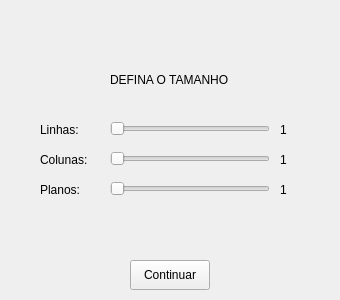
<?xml version="1.0" encoding="UTF-8"?>
<ui version="4.0">
 <class>PreWindow</class>
 <widget class="QMainWindow" name="PreWindow">
  <property name="geometry">
   <rect>
    <x>0</x>
    <y>0</y>
    <width>340</width>
    <height>300</height>
   </rect>
  </property>
  <property name="windowTitle">
   <string>MainWindow</string>
  </property>
  <widget class="QWidget" name="centralwidget">
   <widget class="QLabel" name="label">
    <property name="geometry">
     <rect>
      <x>110</x>
      <y>70</y>
      <width>331</width>
      <height>20</height>
     </rect>
    </property>
    <property name="text">
     <string>DEFINA O TAMANHO</string>
    </property>
   </widget>
   <widget class="QSlider" name="linha_slider">
    <property name="geometry">
     <rect>
      <x>110</x>
      <y>120</y>
      <width>160</width>
      <height>18</height>
     </rect>
    </property>
    <property name="minimum">
     <number>1</number>
    </property>
    <property name="maximum">
     <number>55</number>
    </property>
    <property name="orientation">
     <enum>Qt::Horizontal</enum>
    </property>
   </widget>
   <widget class="QSlider" name="coluna_slider">
    <property name="geometry">
     <rect>
      <x>110</x>
      <y>150</y>
      <width>160</width>
      <height>18</height>
     </rect>
    </property>
    <property name="minimum">
     <number>1</number>
    </property>
    <property name="maximum">
     <number>55</number>
    </property>
    <property name="orientation">
     <enum>Qt::Horizontal</enum>
    </property>
   </widget>
   <widget class="QSlider" name="plano_slider">
    <property name="geometry">
     <rect>
      <x>110</x>
      <y>180</y>
      <width>160</width>
      <height>18</height>
     </rect>
    </property>
    <property name="minimum">
     <number>1</number>
    </property>
    <property name="maximum">
     <number>55</number>
    </property>
    <property name="orientation">
     <enum>Qt::Horizontal</enum>
    </property>
   </widget>
   <widget class="QLabel" name="label_2">
    <property name="geometry">
     <rect>
      <x>40</x>
      <y>120</y>
      <width>63</width>
      <height>20</height>
     </rect>
    </property>
    <property name="text">
     <string>Linhas:</string>
    </property>
   </widget>
   <widget class="QLabel" name="label_3">
    <property name="geometry">
     <rect>
      <x>40</x>
      <y>150</y>
      <width>63</width>
      <height>20</height>
     </rect>
    </property>
    <property name="text">
     <string>Colunas:</string>
    </property>
   </widget>
   <widget class="QLabel" name="label_4">
    <property name="geometry">
     <rect>
      <x>40</x>
      <y>180</y>
      <width>63</width>
      <height>20</height>
     </rect>
    </property>
    <property name="text">
     <string>Planos:</string>
    </property>
   </widget>
   <widget class="QPushButton" name="pushButton">
    <property name="geometry">
     <rect>
      <x>130</x>
      <y>260</y>
      <width>80</width>
      <height>30</height>
     </rect>
    </property>
    <property name="text">
     <string>Continuar</string>
    </property>
   </widget>
   <widget class="QLabel" name="linha_label">
    <property name="geometry">
     <rect>
      <x>280</x>
      <y>120</y>
      <width>41</width>
      <height>20</height>
     </rect>
    </property>
    <property name="text">
     <string>1</string>
    </property>
   </widget>
   <widget class="QLabel" name="coluna_label">
    <property name="geometry">
     <rect>
      <x>280</x>
      <y>150</y>
      <width>41</width>
      <height>20</height>
     </rect>
    </property>
    <property name="text">
     <string>1</string>
    </property>
   </widget>
   <widget class="QLabel" name="plano_label">
    <property name="geometry">
     <rect>
      <x>280</x>
      <y>180</y>
      <width>41</width>
      <height>20</height>
     </rect>
    </property>
    <property name="text">
     <string>1</string>
    </property>
   </widget>
  </widget>
 </widget>
 <resources/>
 <connections/>
</ui>
